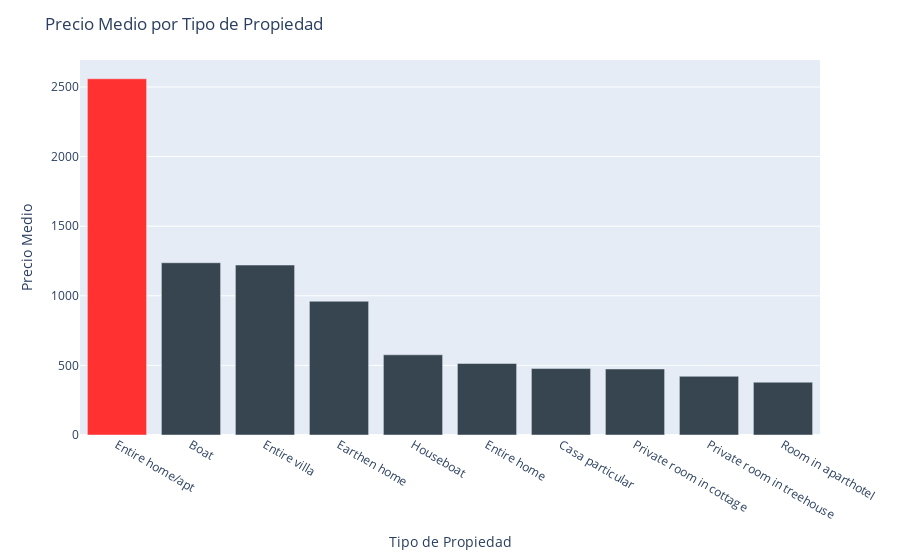

The cell this chart's notebook holds for it:
### Markdown cell above
### Gráfico Precio Medio por Tipo de propiedad

### Code cell
import plotly.express as px
# Calcular la media del precio por tipo de propiedad
mean_price = listing_clean.groupby('property_type')['price_eur'].mean().round(2).sort_values(ascending=False).head(10)
# Colores
colors = ['#FF3131' if i < 1 else '#36454F' for i in range(len(mean_price))]

fig = px.bar(mean_price, x=mean_price.index, y=mean_price.values, labels={'y':'Precio Medio', 'property_type':'Tipo de Propiedad'})
fig.update_layout(
    xaxis_title='Tipo de Propiedad',
    yaxis_title='Precio Medio',
    title='Precio Medio por Tipo de Propiedad'
)
fig.update_traces(marker_color=colors)
fig.show()

### Figure 1 — Plotly figure (JSON) as saved in the notebook; plotly's stock layout.template omitted (floating-point values rounded to 4 significant figures)
{"data": [{"alignmentgroup": "True", "hovertemplate": "Tipo de Propiedad=%{x}<br>Precio Medio=%{y}<extra></extra>", "legendgroup": "", "marker": {"color": ["#FF3131", "#36454F", "#36454F", "#36454F", "#36454F", "#36454F", "#36454F", "#36454F", "#36454F", "#36454F"], "pattern": {"shape": ""}}, "name": "", "offsetgroup": "", "orientation": "v", "showlegend": false, "textposition": "auto", "type": "bar", "x": ["Entire home/apt", "Boat", "Entire villa", "Earthen home", "Houseboat", "Entire home", "Casa particular", "Private room in cottage", "Private room in treehouse", "Room in aparthotel"], "xaxis": "x", "y": [2559.0, 1237.0, 1221.0, 961, 576.0, 513.6, 477.2, 474.3, 421.6, 379.3], "yaxis": "y"}], "layout": {"barmode": "relative", "legend": {"tracegroupgap": 0}, "margin": {"t": 60}, "title": {"text": "Precio Medio por Tipo de Propiedad"}, "xaxis": {"anchor": "y", "domain": [0, 1], "title": {"text": "Tipo de Propiedad"}}, "yaxis": {"anchor": "x", "domain": [0, 1], "title": {"text": "Precio Medio"}}}}
